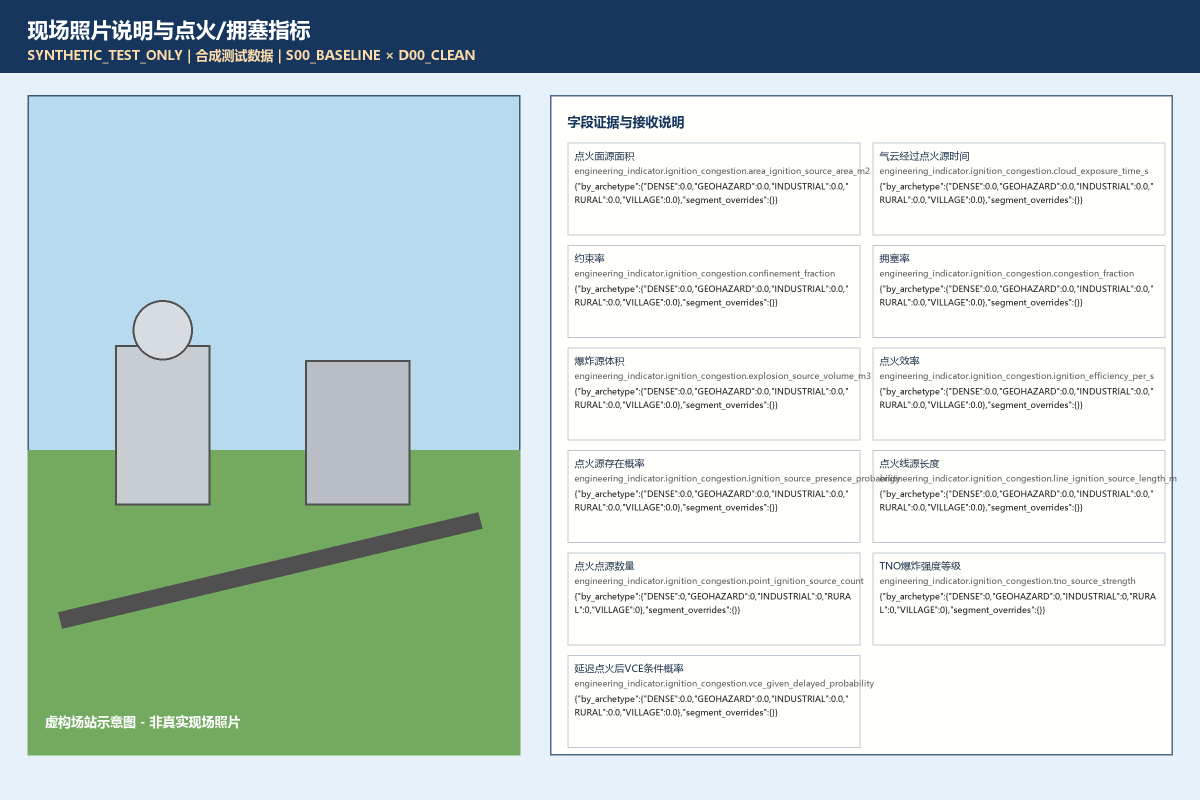
#> input picture qra-platform/resources/synthetic/full-chain-v1/stage2/generated/S00_BASELINE_D00_CLEAN/source-documents/10_现场照片说明.png, 2400 x 1600 px (shown at 1/2 size)
$ python -i quality.py   (imports and definitions only)
#> lines starting #> are read from the running program, lines starting #| are printed output that depends on the picture
#> further down, picture is the input picture: PIL image 2400x1600 RGB; mean R, G, B 191.9, 209.5, 206.3
"""Bounded, deterministic image quality measurements."""

from __future__ import annotations

import math
from dataclasses import dataclass

from PIL import Image, ImageFilter, ImageStat


@dataclass(frozen=True)
class ImageQuality:
    width: int
    height: int
    mean_luminance: float
    edge_variance: float
    overexposed_ratio: float
    underexposed_ratio: float
    estimated_skew_degrees: float
    border_dark_ratio: float
    blurry: bool
    overexposed: bool
    underexposed: bool
    low_resolution: bool
    skewed: bool
    clipped_content: bool

    def to_dict(self) -> dict[str, object]:
        return {
            "width": self.width,
            "height": self.height,
            "mean_luminance": round(self.mean_luminance, 6),
            "edge_variance": round(self.edge_variance, 6),
            "overexposed_ratio": round(self.overexposed_ratio, 6),
            "underexposed_ratio": round(self.underexposed_ratio, 6),
            "estimated_skew_degrees": round(self.estimated_skew_degrees, 6),
            "border_dark_ratio": round(self.border_dark_ratio, 6),
            "blurry": self.blurry,
            "overexposed": self.overexposed,
            "underexposed": self.underexposed,
            "low_resolution": self.low_resolution,
            "skewed": self.skewed,
            "clipped_content": self.clipped_content,
        }


def assess_image_quality(image: Image.Image) -> ImageQuality:
    gray = image.convert("L")
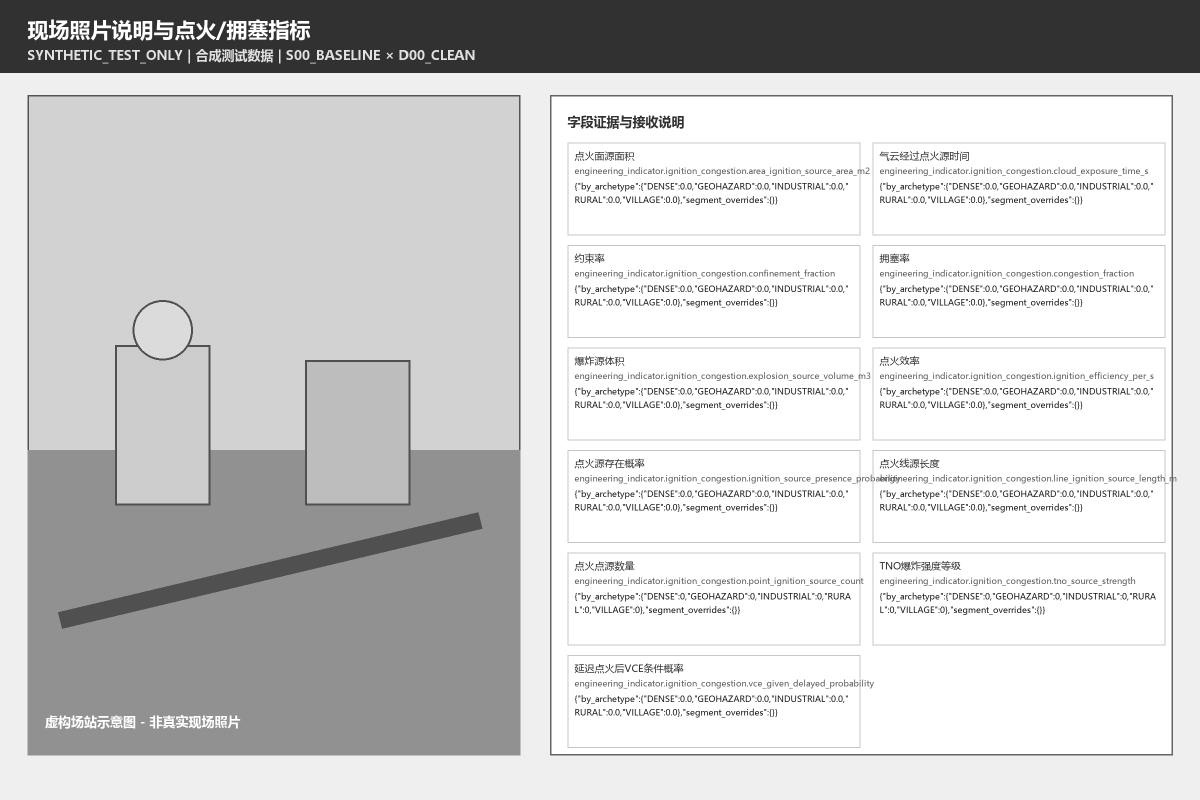
#> gray: PIL image 2400x1600 L (shown at 1/2 size); min 25, max 255, mean 204
    sample = gray.copy()
    sample.thumbnail((1024, 1024))
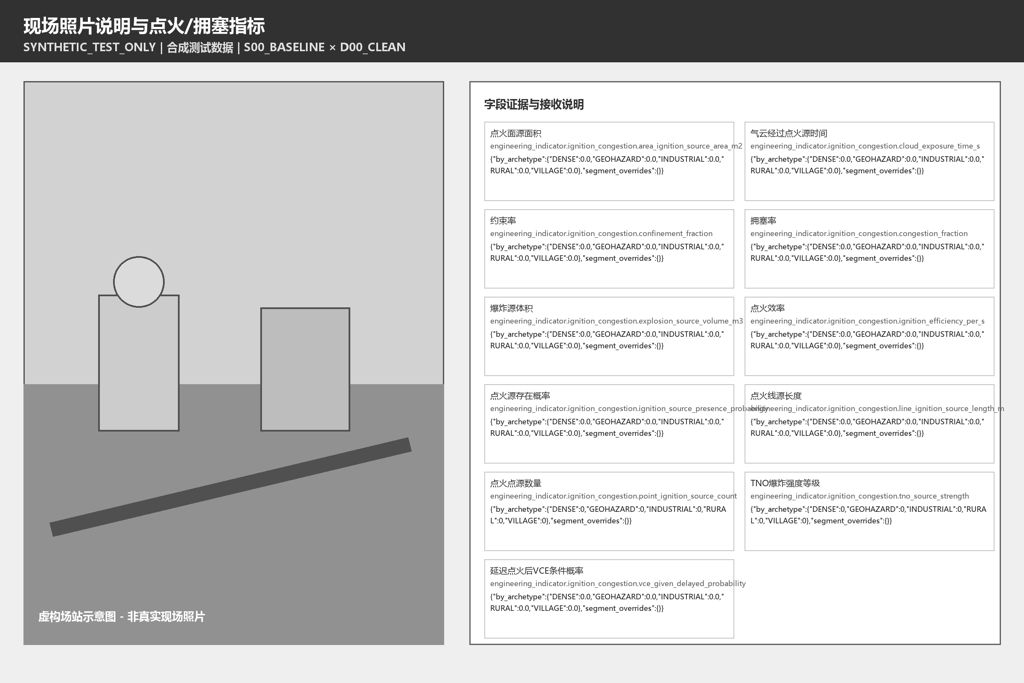
#> sample: PIL image 1024x683 L; min 14, max 255, mean 203.8
    histogram = sample.histogram()
#> histogram = 256 values, max 240875 at index 255, min 0 at index 0, mean 2732
    pixel_count = max(1, sample.width * sample.height)
#> pixel_count = 699392
    under = sum(histogram[:20]) / pixel_count
#> under = 1.43e-06
    over = sum(histogram[236:]) / pixel_count
#> over = 0.502
    luminance = float(ImageStat.Stat(sample).mean[0])
#> luminance = 203.8
    edges = sample.filter(ImageFilter.FIND_EDGES)
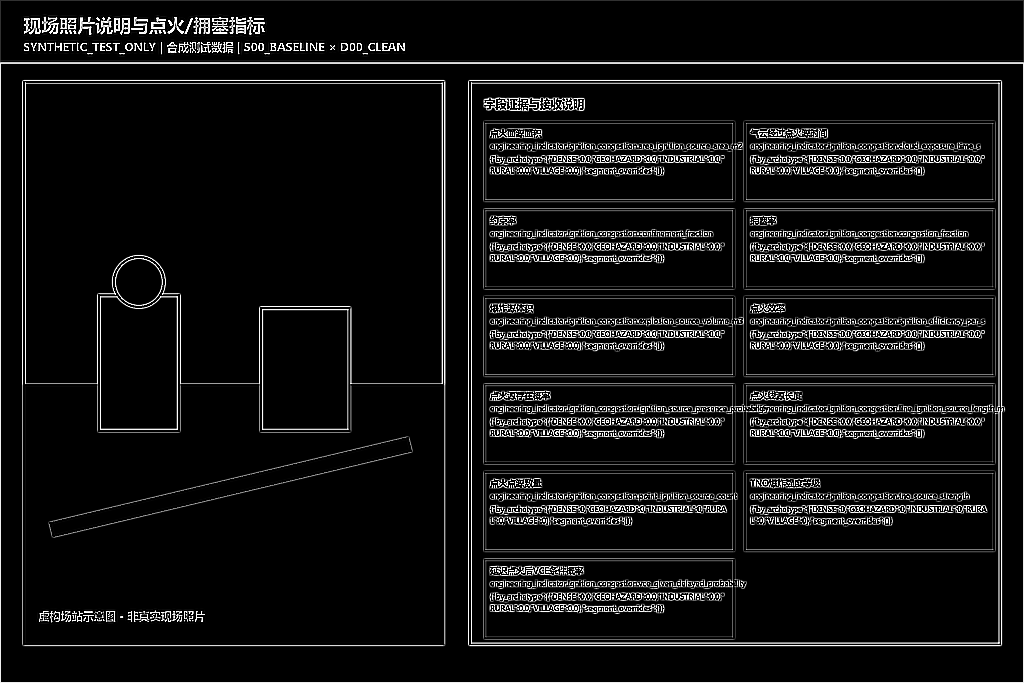
#> edges: PIL image 1024x683 L; min 0, max 255, mean 17.8
    variance = float(ImageStat.Stat(edges).var[0])
#> variance = 3140.8
    pixels = sample.load()
    stride = max(1, int(math.sqrt(pixel_count / 100_000)))
#> stride = 2
    dark_points = [
        (x, y)
        for y in range(0, sample.height, stride)
        for x in range(0, sample.width, stride)
        if pixels[x, y] < 96
    ]
#> dark_points = 16552 pairs, first value 0 to 1022, second value 0 to 610
    skew_degrees = 0.0
    if len(dark_points) >= 20:
        mean_x = sum(point[0] for point in dark_points) / len(dark_points)
#> mean_x = 509.7
        mean_y = sum(point[1] for point in dark_points) / len(dark_points)
#> mean_y = 74.72
        covariance_xx = sum((x - mean_x) ** 2 for x, _ in dark_points)
#> covariance_xx = 1.4e+09
        covariance_yy = sum((y - mean_y) ** 2 for _, y in dark_points)
#> covariance_yy = 296760556.4
        covariance_xy = sum((x - mean_x) * (y - mean_y) for x, y in dark_points)
#> covariance_xy = -184298033.7
        skew_degrees = math.degrees(
            0.5
            * math.atan2(
                2 * covariance_xy,
                covariance_xx - covariance_yy,
            )
        )
#> skew_degrees = -9.25
        if skew_degrees > 45:
            skew_degrees -= 90
        elif skew_degrees < -45:
            skew_degrees += 90
    border = max(1, min(sample.size) // 100)
#> border = 6
    border_pixels = 0
    dark_border_pixels = 0
    for y in range(sample.height):
        for x in range(sample.width):
            if (
                x < border
                or y < border
                or x >= sample.width - border
                or y >= sample.height - border
            ):
                border_pixels += 1
                dark_border_pixels += pixels[x, y] < 96
#> after the loop, border_pixels = 20340; dark_border_pixels = 6816
    border_dark_ratio = dark_border_pixels / max(1, border_pixels)
#> border_dark_ratio = 0.335
    return ImageQuality(
        width=image.width,
        height=image.height,
        mean_luminance=luminance,
        edge_variance=variance,
        overexposed_ratio=over,
        underexposed_ratio=under,
        estimated_skew_degrees=skew_degrees,
        border_dark_ratio=border_dark_ratio,
        blurry=variance < 85.0,
        overexposed=(over >= 0.985 and variance < 250.0) or luminance >= 252.0,
        underexposed=(under >= 0.9 and variance < 250.0) or luminance <= 5.0,
        low_resolution=min(image.size) < 600,
        skewed=1.5 <= abs(skew_degrees) <= 20,
        clipped_content=border_dark_ratio >= 0.02,
    )


__all__ = ["ImageQuality", "assess_image_quality"]

>>> from PIL import Image
>>> picture = Image.open('../../../resources/synthetic/full-chain-v1/stage2/generated/S00_BASELINE_D00_CLEAN/source-documents/10_现场照片说明.png')
>>> result = assess_image_quality(picture)
